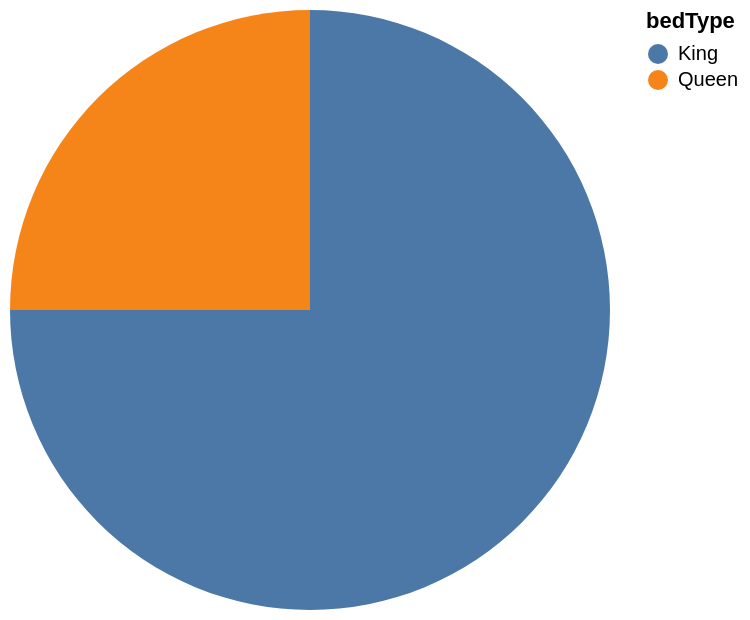

Source (Vega-Lite JSON):
### Vega-Lite specification from a JSON file in a GitHub repository (floating-point values rounded to 4 significant figures)
{"data": {"values": [{"x_data": "King", "y_data": 3}, {"x_data": "Queen", "y_data": 1}]}, "mark": "arc", "encoding": {"theta": {"field": "y_data", "type": "quantitative", "title": "COUNT(bedType)"}, "color": {"field": "x_data", "type": "nominal", "title": "bedType"}}}
